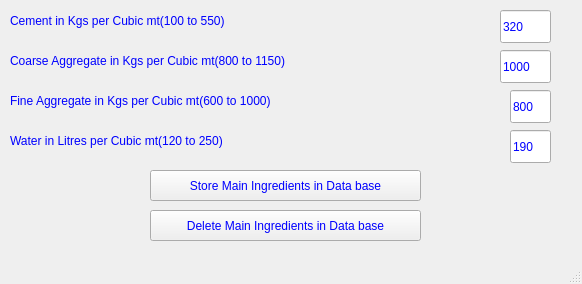
<?xml version="1.0" encoding="UTF-8"?>
<ui version="4.0">
 <class>MainWindow</class>
 <widget class="QMainWindow" name="MainWindow">
  <property name="geometry">
   <rect>
    <x>0</x>
    <y>0</y>
    <width>582</width>
    <height>284</height>
   </rect>
  </property>
  <property name="windowTitle">
   <string>Main Ingredients</string>
  </property>
  <property name="styleSheet">
   <string notr="true">color: rgb(0, 0, 255);
font: 75 12pt &quot;MS Shell Dlg 2&quot;;</string>
  </property>
  <widget class="QWidget" name="centralwidget">
   <widget class="QPushButton" name="pushButton">
    <property name="geometry">
     <rect>
      <x>150</x>
      <y>170</y>
      <width>271</width>
      <height>31</height>
     </rect>
    </property>
    <property name="text">
     <string>Store Main Ingredients in Data base</string>
    </property>
   </widget>
   <widget class="QLineEdit" name="lineEdit_4">
    <property name="geometry">
     <rect>
      <x>500</x>
      <y>10</y>
      <width>51</width>
      <height>33</height>
     </rect>
    </property>
    <property name="text">
     <string>320</string>
    </property>
   </widget>
   <widget class="QLabel" name="label_4">
    <property name="geometry">
     <rect>
      <x>10</x>
      <y>10</y>
      <width>471</width>
      <height>21</height>
     </rect>
    </property>
    <property name="text">
     <string>Cement in Kgs per Cubic mt(100 to 550)</string>
    </property>
   </widget>
   <widget class="QLineEdit" name="lineEdit_5">
    <property name="geometry">
     <rect>
      <x>500</x>
      <y>50</y>
      <width>51</width>
      <height>33</height>
     </rect>
    </property>
    <property name="text">
     <string>1000</string>
    </property>
   </widget>
   <widget class="QLineEdit" name="lineEdit_6">
    <property name="geometry">
     <rect>
      <x>510</x>
      <y>90</y>
      <width>41</width>
      <height>33</height>
     </rect>
    </property>
    <property name="text">
     <string>800</string>
    </property>
   </widget>
   <widget class="QLabel" name="label_6">
    <property name="geometry">
     <rect>
      <x>10</x>
      <y>50</y>
      <width>451</width>
      <height>21</height>
     </rect>
    </property>
    <property name="text">
     <string>Coarse Aggregate in Kgs per Cubic mt(800 to 1150)</string>
    </property>
   </widget>
   <widget class="QLabel" name="label_7">
    <property name="geometry">
     <rect>
      <x>10</x>
      <y>90</y>
      <width>381</width>
      <height>21</height>
     </rect>
    </property>
    <property name="text">
     <string>Fine Aggregate in Kgs per Cubic mt(600 to 1000)</string>
    </property>
   </widget>
   <widget class="QLabel" name="label_10">
    <property name="geometry">
     <rect>
      <x>10</x>
      <y>130</y>
      <width>381</width>
      <height>21</height>
     </rect>
    </property>
    <property name="text">
     <string>Water in Litres per Cubic mt(120 to 250)</string>
    </property>
   </widget>
   <widget class="QLineEdit" name="lineEdit_8">
    <property name="geometry">
     <rect>
      <x>510</x>
      <y>130</y>
      <width>41</width>
      <height>33</height>
     </rect>
    </property>
    <property name="text">
     <string>190</string>
    </property>
   </widget>
   <widget class="QPushButton" name="pushButton_2">
    <property name="geometry">
     <rect>
      <x>150</x>
      <y>210</y>
      <width>271</width>
      <height>31</height>
     </rect>
    </property>
    <property name="text">
     <string>Delete Main Ingredients in Data base</string>
    </property>
   </widget>
  </widget>
  <widget class="QStatusBar" name="statusbar"/>
 </widget>
 <resources/>
 <connections/>
</ui>
